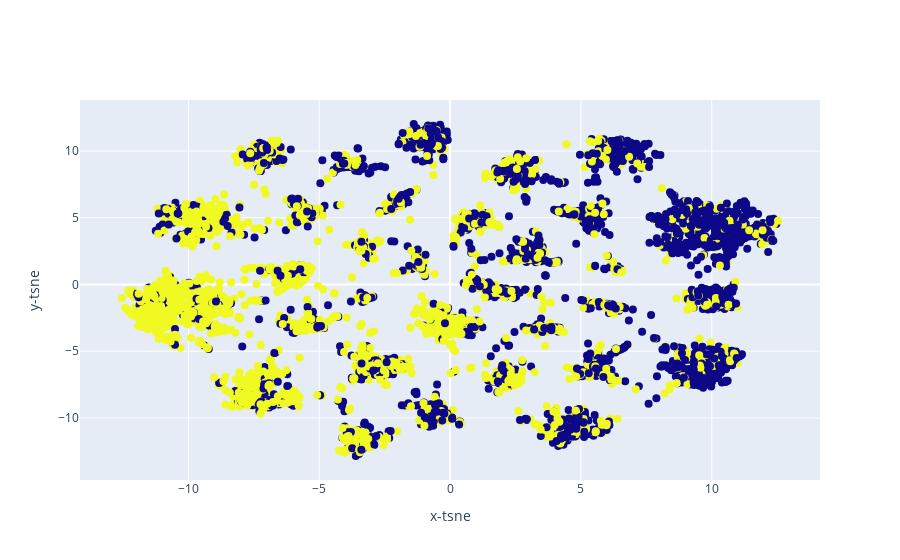

Notebook source saved alongside this figure:
### Code cell
from sklearn.manifold import TSNE

tsne = TSNE(n_components=2, verbose=1, perplexity=40, n_iter=300)
tsne_results = tsne.fit_transform(X)

fig = {
    "data": [
        {
            "x": tsne_results[:, 0],
            "y": tsne_results[:, 1],
            "mode": "markers",
            "marker": {"size": 8, "color": y}
        }
    ],
    "layout": {
        "xaxis": {"title": "x-tsne"},
        "yaxis": {"title": "y-tsne"}
    }
}

py.iplot(fig, filename="test-graph2")

### Figure 1 — Plotly figure (JSON) as saved in the notebook; plotly's stock layout.template omitted (floating-point values rounded to 4 significant figures; data arrays with more than 128 entries replaced by an {"elided": "..."} marker saying what was removed)
{"data": [{"marker": {"color": {"elided": "6014 int values"}, "size": 8}, "mode": "markers", "type": "scatter", "x": {"elided": "6014 float values"}, "y": {"elided": "6014 float values"}}], "layout": {"xaxis": {"title": {"text": "x-tsne"}}, "yaxis": {"title": {"text": "y-tsne"}}}}
